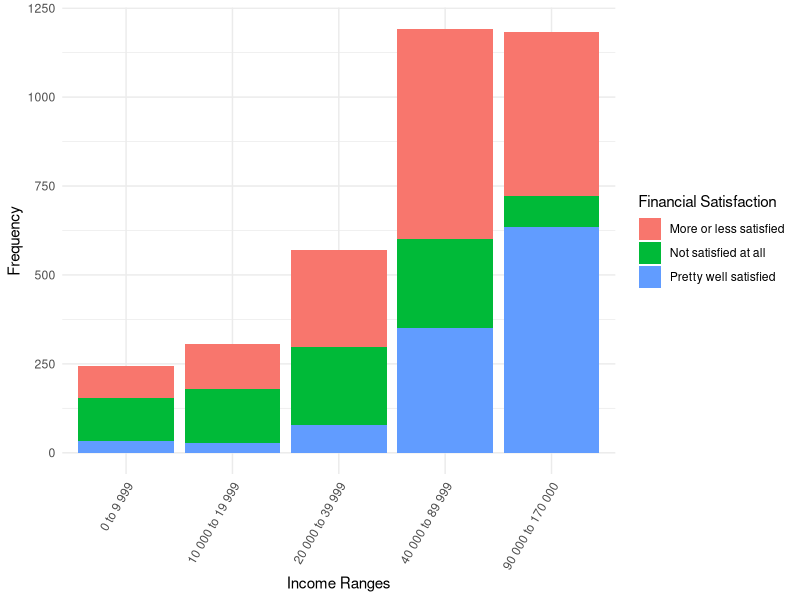

R code for this plot:
## ---- chunk 1
#| include: false

knitr::opts_chunk$set(echo=TRUE)

###Workplace Setup###
library(tidyverse)
library(dplyr)
library(ggplot2)

quartoclean5 <- read_csv("../inputs/data/clean5.csv")

## ---- chunk 2
#| label: fig-satfincome
#| fig-cap: Visualization of...
#| echo: false

ggplot( 
  quartoclean5, aes(
    x = new_income_range, fill = satfin)) + 
  geom_bar(
    position = "stack") + #Creating a stacked bar plot
  theme_minimal() + #Using a simple theme
  theme(axis.text.x=element_text( #Adjusting horizontal axis text to be easily readable
    angle = 60, 
    hjust = 1)) + 
  labs(x = "Income Ranges", #Labeling the axes and fill section
       y = "Frequency",
       fill = "Financial Satisfaction")

